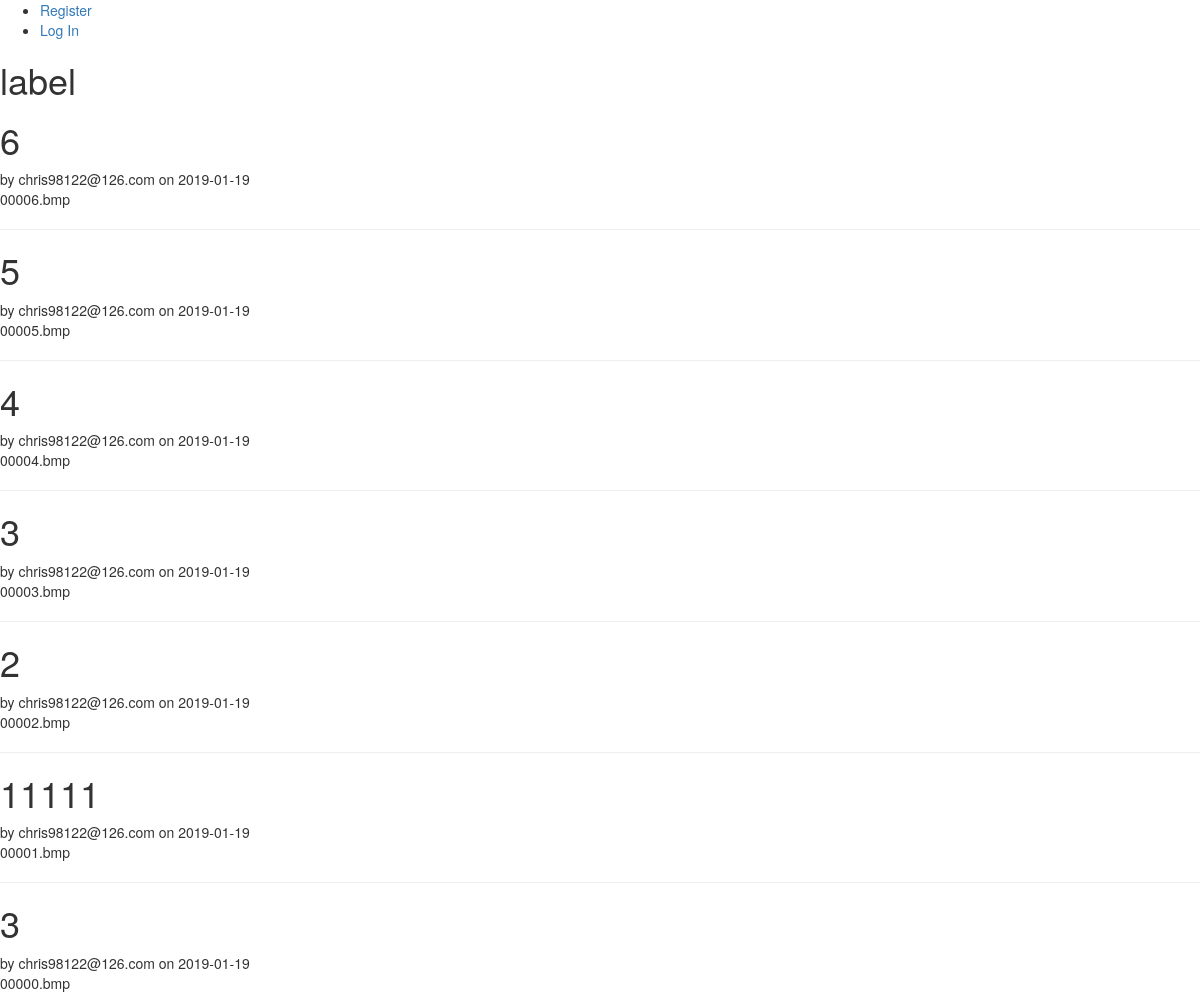
The app's page /, older data.
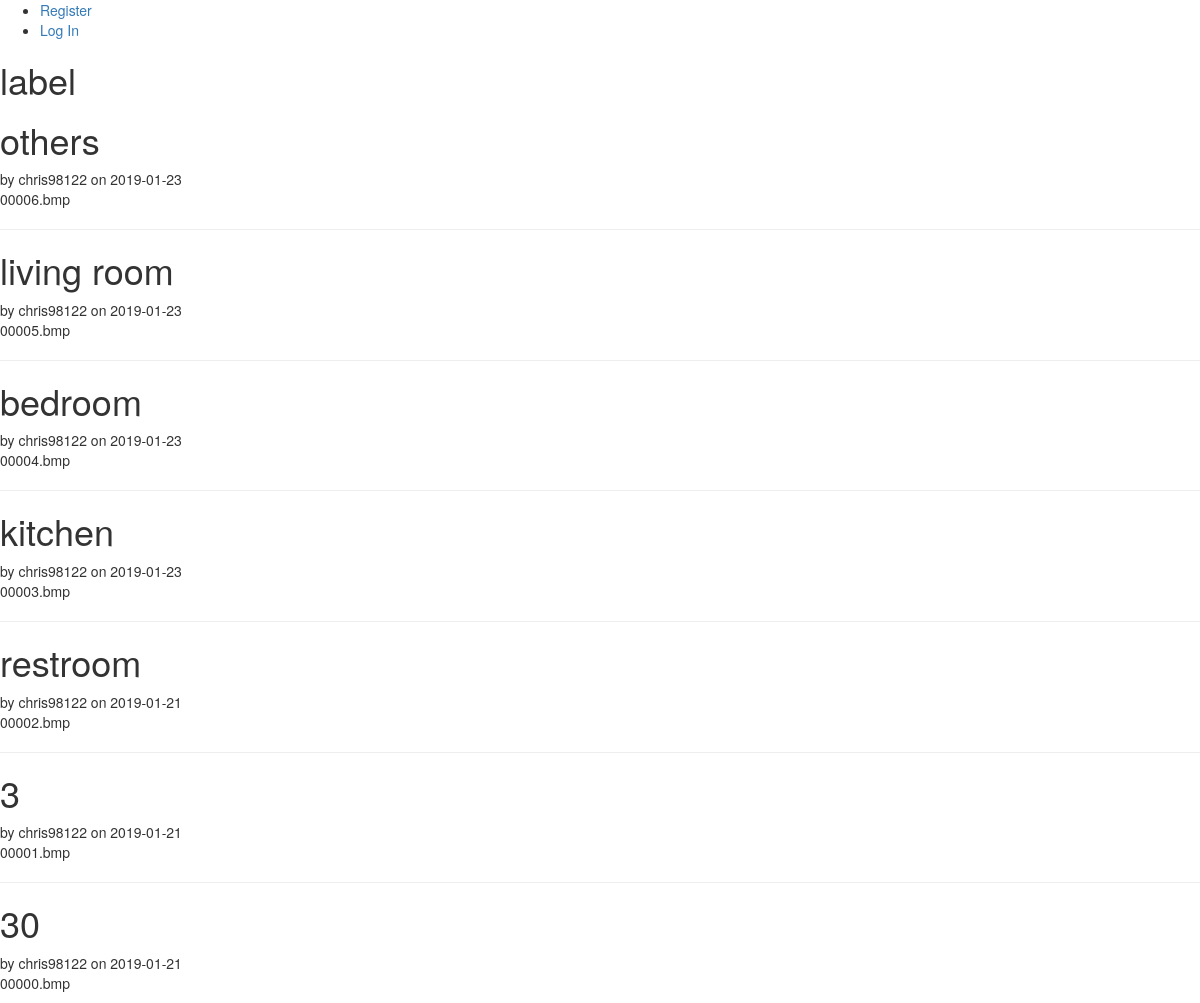
The same page, newer data.
### tables this page shows
CREATE TABLE post (
  id INTEGER PRIMARY KEY AUTOINCREMENT,
  author_id INTEGER NOT NULL,
  created TIMESTAMP NOT NULL DEFAULT CURRENT_TIMESTAMP,
  title TEXT NOT NULL,
  body TEXT UNIQUE NOT NULL,
  FOREIGN KEY (author_id) REFERENCES user (id)
);

CREATE TABLE user (
  id INTEGER PRIMARY KEY AUTOINCREMENT,
  username TEXT UNIQUE NOT NULL,
  password TEXT NOT NULL
);

### robolabel/label.py (the view)
@lb.route('/')
def index():
    db = get_db()
    posts = db.execute(
        'SELECT p.id, title,body, created, author_id, username'
        ' FROM post p JOIN user u ON p.author_id = u.id'
        ' ORDER BY created DESC'
    ).fetchall()
    return render_template('label/index.html', posts=posts)

### robolabel/auth.py (called while the page is built)
@lb.before_app_request
def load_logged_in_user():
    user_id = session.get('user_id')
    if user_id is None:
        g.user = None
    else:
        g.user = get_db().execute(
            'SELECT * FROM user WHERE id = ?', (user_id,)
        ).fetchone()

### robolabel/db.py (called while the page is built)
def get_db():
    if 'db' not in g:
        g.db = sqlite3.connect(
            current_app.config['DATABASE'],
            detect_types=sqlite3.PARSE_DECLTYPES
        )
        g.db.row_factory = sqlite3.Row
    return g.db

### robolabel/templates/label/index.html (shortened to what this page needs)
{% extends 'base.html' %}
{% block scripts %}
<link rel="stylesheet" href="{{ url_for('static', filename='bootstrap.css') }}">
<link  media="screen" rel="stylesheet" type="text/css" href="{{ url_for('static', filename='jquery.selectareas.css')}} ">
{% endblock %}
{% block header %}
  <h1>{% block title %}label{% endblock %}</h1>
{% endblock %}
{% block content %}
  {% for post in posts %}
    <article class="post">
      <header>
        <div>
          <h1>{{ post['title'] }}</h1>
          <div class="about">by {{ post['username'] }} on {{ post['created'].strftime('%Y-%m-%d') }}</div>
        </div>
      </header>
      <p class="body">{{ post['body'] }}</p>
    </article>
    {% if not loop.last %}
      <hr>
    {% endif %}
  {% endfor %}
{% endblock %}

### robolabel/templates/base.html (shortened to what this page needs)
<!doctype html>
<nav>
  <ul>
    {% if g.user %}
      <li><span>{{ g.user['username'] }}</span>
      <li><a href="{{ url_for('auth.logout') }}">Log Out</a>
    {% else %}
      <li><a href="{{ url_for('auth.register') }}">Register</a>
      <li><a href="{{ url_for('auth.login') }}">Log In</a>
    {% endif %}
  </ul>
</nav>
<section class="content">
  <header>
    {% block header %}{% endblock %}
  </header>
  {% block content %}{% endblock %}
</section>
{% block scripts %}
{% endblock %}

Row changes from the older to the newer data that the page shows:
removed post: title "6", username "chris98122@126.com", created "2019-01-19", body "00006.bmp"
removed post: title "5", username "chris98122@126.com", created "2019-01-19", body "00005.bmp"
removed post: title "4", username "chris98122@126.com", created "2019-01-19", body "00004.bmp"
removed post: title "3", username "chris98122@126.com", created "2019-01-19", body "00003.bmp"
removed post: title "2", username "chris98122@126.com", created "2019-01-19", body "00002.bmp"
removed post: title "11111", username "chris98122@126.com", created "2019-01-19", body "00001.bmp"
added post: title "others", username "chris98122", created "2019-01-23", body "00006.bmp"
added post: title "living room", username "chris98122", created "2019-01-23", body "00005.bmp"
added post: title "bedroom", username "chris98122", created "2019-01-23", body "00004.bmp"
added post: title "kitchen", username "chris98122", created "2019-01-23", body "00003.bmp"
added post: title "restroom", username "chris98122", created "2019-01-21", body "00002.bmp"
added post: title "3", username "chris98122", created "2019-01-21", body "00001.bmp"
changed post "00000.bmp": title "3" → "30"; username "chris98122@126.com" → "chris98122"; created "2019-01-19" → "2019-01-21"
